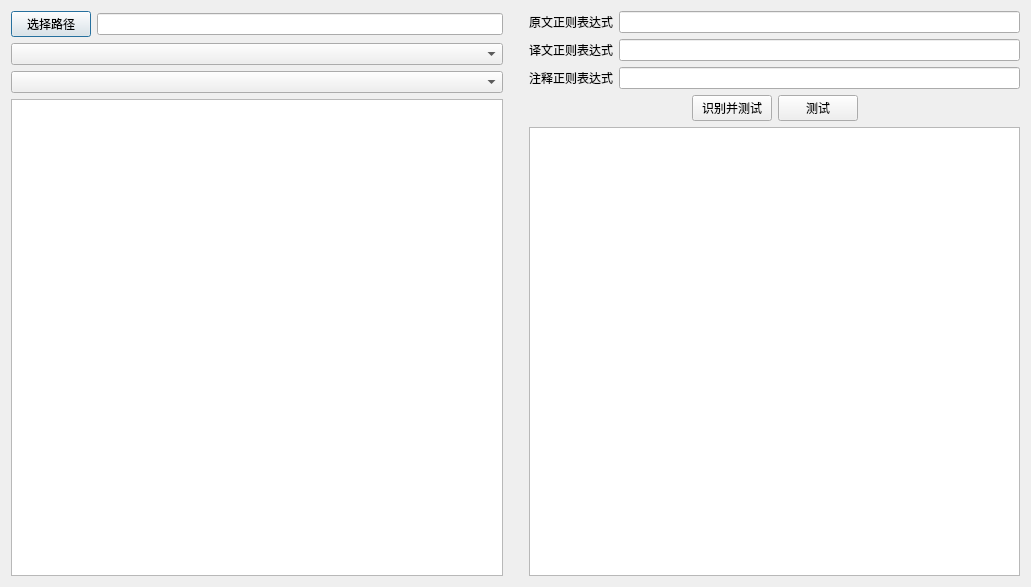
<?xml version="1.0" encoding="UTF-8"?>
<ui version="4.0">
 <class>InputSourceDialog</class>
 <widget class="QDialog" name="InputSourceDialog">
  <property name="geometry">
   <rect>
    <x>0</x>
    <y>0</y>
    <width>1031</width>
    <height>587</height>
   </rect>
  </property>
  <property name="windowTitle">
   <string>Dialog</string>
  </property>
  <layout class="QHBoxLayout" name="horizontalLayout_6">
   <item>
    <layout class="QVBoxLayout" name="verticalLayout">
     <item>
      <layout class="QHBoxLayout" name="horizontalLayout">
       <item>
        <widget class="QPushButton" name="inputSelectButton">
         <property name="text">
          <string>选择路径</string>
         </property>
        </widget>
       </item>
       <item>
        <widget class="QLineEdit" name="inputDirEdit"/>
       </item>
      </layout>
     </item>
     <item>
      <widget class="QComboBox" name="previewEncodingComboBox"/>
     </item>
     <item>
      <widget class="QComboBox" name="previewFileComboBox"/>
     </item>
     <item>
      <widget class="QTextEdit" name="previewEdit">
       <property name="readOnly">
        <bool>true</bool>
       </property>
      </widget>
     </item>
    </layout>
   </item>
   <item>
    <spacer name="horizontalSpacer_3">
     <property name="orientation">
      <enum>Qt::Orientation::Horizontal</enum>
     </property>
     <property name="sizeType">
      <enum>QSizePolicy::Policy::Fixed</enum>
     </property>
     <property name="sizeHint" stdset="0">
      <size>
       <width>20</width>
       <height>20</height>
      </size>
     </property>
    </spacer>
   </item>
   <item>
    <layout class="QVBoxLayout" name="verticalLayout_3">
     <item>
      <layout class="QVBoxLayout" name="verticalLayout_2">
       <item>
        <layout class="QHBoxLayout" name="horizontalLayout_2">
         <item>
          <widget class="QLabel" name="label">
           <property name="text">
            <string>原文正则表达式</string>
           </property>
          </widget>
         </item>
         <item>
          <widget class="QLineEdit" name="originalRegexEdit"/>
         </item>
        </layout>
       </item>
       <item>
        <layout class="QHBoxLayout" name="horizontalLayout_3">
         <item>
          <widget class="QLabel" name="label_2">
           <property name="text">
            <string>译文正则表达式</string>
           </property>
          </widget>
         </item>
         <item>
          <widget class="QLineEdit" name="translationRegexEdit"/>
         </item>
        </layout>
       </item>
       <item>
        <layout class="QHBoxLayout" name="horizontalLayout_4">
         <item>
          <widget class="QLabel" name="label_3">
           <property name="text">
            <string>注释正则表达式</string>
           </property>
          </widget>
         </item>
         <item>
          <widget class="QLineEdit" name="commentRegexEdit"/>
         </item>
        </layout>
       </item>
      </layout>
     </item>
     <item>
      <layout class="QHBoxLayout" name="horizontalLayout_5">
       <item>
        <spacer name="horizontalSpacer">
         <property name="orientation">
          <enum>Qt::Orientation::Horizontal</enum>
         </property>
         <property name="sizeHint" stdset="0">
          <size>
           <width>40</width>
           <height>20</height>
          </size>
         </property>
        </spacer>
       </item>
       <item>
        <widget class="QPushButton" name="detectFormatButton">
         <property name="text">
          <string>识别并测试</string>
         </property>
        </widget>
       </item>
       <item>
        <widget class="QPushButton" name="testStreamButton">
         <property name="text">
          <string>测试</string>
         </property>
        </widget>
       </item>
       <item>
        <spacer name="horizontalSpacer_2">
         <property name="orientation">
          <enum>Qt::Orientation::Horizontal</enum>
         </property>
         <property name="sizeHint" stdset="0">
          <size>
           <width>40</width>
           <height>20</height>
          </size>
         </property>
        </spacer>
       </item>
      </layout>
     </item>
     <item>
      <widget class="QTextEdit" name="streamOutputEdit">
       <property name="readOnly">
        <bool>true</bool>
       </property>
      </widget>
     </item>
    </layout>
   </item>
  </layout>
 </widget>
 <resources/>
 <connections/>
</ui>
